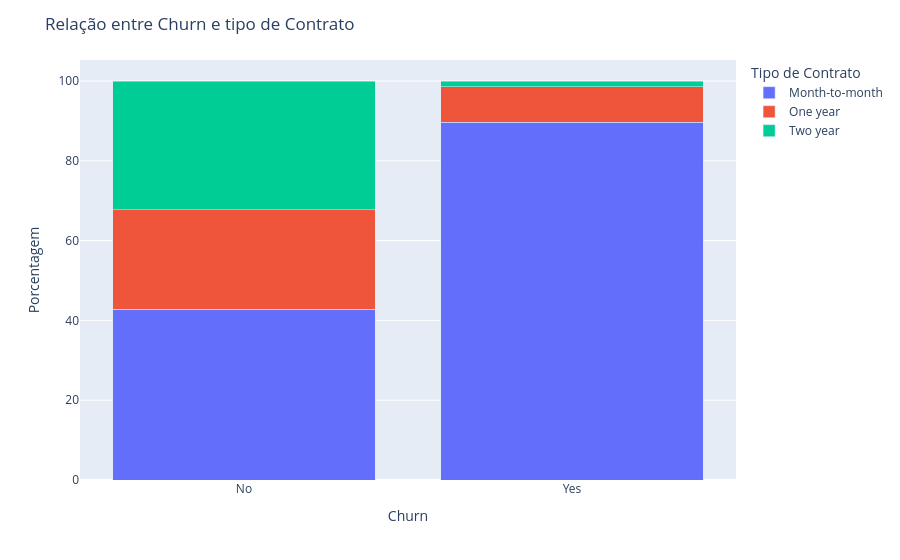

The notebook cell saved with this chart:
### Code cell
#Relação entre o tipo de contrato e o churn
df_grouped = df.groupby(['Churn', 'Tipo_Contrato']).size().reset_index(name='count')
total_por_churn = df_grouped.groupby('Churn')['count'].transform('sum')
df_grouped['percent'] = (df_grouped['count'] / total_por_churn) * 100

fig = px.bar(df_grouped, x='Churn', y='percent', color='Tipo_Contrato', barmode='stack',
             labels={'Churn': 'Churn', 'percent': 'Porcentagem', 'Tipo_Contrato': 'Tipo De Contrato'})

fig.update_layout(title='Relação entre Churn e tipo de Contrato',
                  yaxis_title='Porcentagem',
                  legend_title='Tipo de Contrato')
fig.show()

### Figure 1 — Plotly figure (JSON) as saved in the notebook; plotly's stock layout.template omitted (floating-point values rounded to 4 significant figures)
{"data": [{"hovertemplate": "Tipo De Contrato=Month-to-month<br>Churn=%{x}<br>Porcentagem=%{y}<extra></extra>", "legendgroup": "Month-to-month", "marker": {"color": "#636efa", "pattern": {"shape": ""}}, "name": "Month-to-month", "orientation": "v", "showlegend": true, "textposition": "auto", "type": "bar", "x": ["No", "Yes"], "xaxis": "x", "y": [42.86, 89.64], "yaxis": "y"}, {"hovertemplate": "Tipo De Contrato=One year<br>Churn=%{x}<br>Porcentagem=%{y}<extra></extra>", "legendgroup": "One year", "marker": {"color": "#EF553B", "pattern": {"shape": ""}}, "name": "One year", "orientation": "v", "showlegend": true, "textposition": "auto", "type": "bar", "x": ["No", "Yes"], "xaxis": "x", "y": [24.93, 8.964], "yaxis": "y"}, {"hovertemplate": "Tipo De Contrato=Two year<br>Churn=%{x}<br>Porcentagem=%{y}<extra></extra>", "legendgroup": "Two year", "marker": {"color": "#00cc96", "pattern": {"shape": ""}}, "name": "Two year", "orientation": "v", "showlegend": true, "textposition": "auto", "type": "bar", "x": ["No", "Yes"], "xaxis": "x", "y": [32.21, 1.391], "yaxis": "y"}], "layout": {"barmode": "stack", "legend": {"title": {"text": "Tipo de Contrato"}, "tracegroupgap": 0}, "margin": {"t": 60}, "title": {"text": "Relação entre Churn e tipo de Contrato"}, "xaxis": {"anchor": "y", "domain": [0, 1], "title": {"text": "Churn"}}, "yaxis": {"anchor": "x", "domain": [0, 1], "title": {"text": "Porcentagem"}}}}
